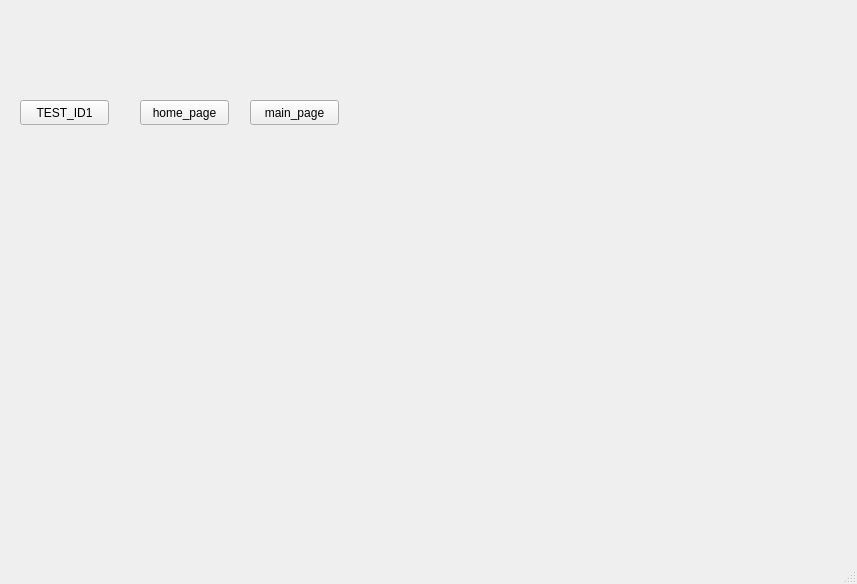
<?xml version="1.0" encoding="UTF-8"?>
<ui version="4.0">
 <class>MainWindow</class>
 <widget class="QMainWindow" name="MainWindow">
  <property name="geometry">
   <rect>
    <x>0</x>
    <y>0</y>
    <width>857</width>
    <height>584</height>
   </rect>
  </property>
  <property name="windowTitle">
   <string>MainWindow</string>
  </property>
  <widget class="QWidget" name="centralwidget">
   <widget class="QWidget" name="verticalLayoutWidget">
    <property name="geometry">
     <rect>
      <x>20</x>
      <y>10</y>
      <width>831</width>
      <height>80</height>
     </rect>
    </property>
    <layout class="QVBoxLayout" name="verticalLayout"/>
   </widget>
   <widget class="QPushButton" name="test_id1_btn">
    <property name="geometry">
     <rect>
      <x>20</x>
      <y>100</y>
      <width>89</width>
      <height>25</height>
     </rect>
    </property>
    <property name="text">
     <string>TEST_ID1</string>
    </property>
   </widget>
   <widget class="QPushButton" name="home_page">
    <property name="geometry">
     <rect>
      <x>140</x>
      <y>100</y>
      <width>89</width>
      <height>25</height>
     </rect>
    </property>
    <property name="text">
     <string>home_page</string>
    </property>
   </widget>
   <widget class="QPushButton" name="main_page">
    <property name="geometry">
     <rect>
      <x>250</x>
      <y>100</y>
      <width>89</width>
      <height>25</height>
     </rect>
    </property>
    <property name="text">
     <string>main_page</string>
    </property>
   </widget>
  </widget>
  <widget class="QMenuBar" name="menubar">
   <property name="geometry">
    <rect>
     <x>0</x>
     <y>0</y>
     <width>857</width>
     <height>22</height>
    </rect>
   </property>
  </widget>
  <widget class="QStatusBar" name="statusbar"/>
 </widget>
 <resources/>
 <connections/>
</ui>
